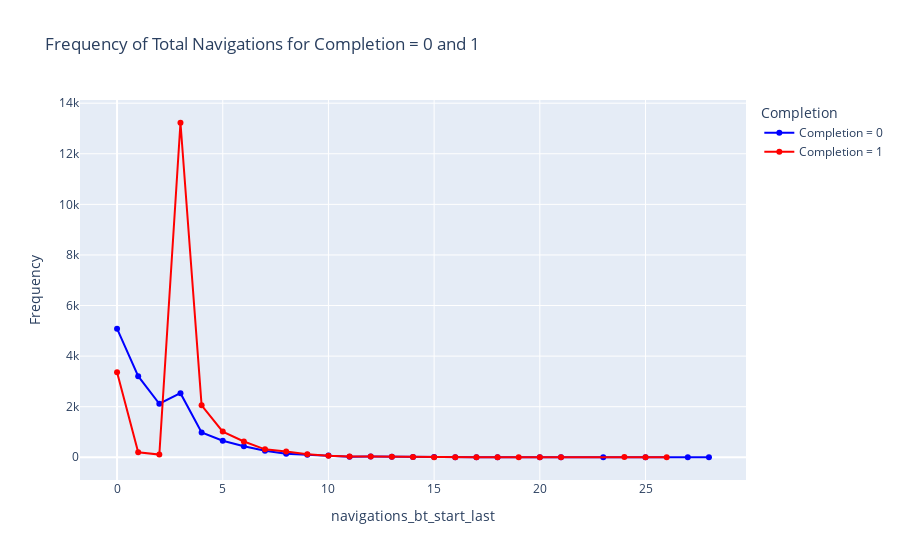

Notebook source saved alongside this figure:
### Markdown cell above
## Visualization of different parameters

### Code cell
import plotly.graph_objects as go
filtered_df = df_test_final[df_test_final['navigations_bt_start_last'] <= 30]

# Calculate the frequency of 'total_navigations' for 'completion' values 0 and 1
freq_completion_0 = filtered_df[filtered_df['completion'] == 0]['navigations_bt_start_last'].value_counts().sort_index()
freq_completion_1 = filtered_df[filtered_df['completion'] == 1]['navigations_bt_start_last'].value_counts().sort_index()

# Create a line graph
fig = go.Figure()

# Line for completion = 0
fig.add_trace(go.Scatter(
    x=freq_completion_0.index,
    y=freq_completion_0.values,
    mode='lines+markers',
    name='Completion = 0',
    line=dict(color='blue')
))

# Line for completion = 1
fig.add_trace(go.Scatter(
    x=freq_completion_1.index,
    y=freq_completion_1.values,
    mode='lines+markers',
    name='Completion = 1',
    line=dict(color='red')
))

# Update layout
fig.update_layout(
    title='Frequency of Total Navigations for Completion = 0 and 1',
    xaxis_title='navigations_bt_start_last',
    yaxis_title='Frequency',
    legend_title_text='Completion'
)

# Show the plot

### Figure 1 — Plotly figure (JSON) as saved in the notebook; plotly's stock layout.template omitted (floating-point values rounded to 4 significant figures)
{"data": [{"line": {"color": "blue"}, "mode": "lines+markers", "name": "Completion = 0", "type": "scatter", "x": [0, 1, 2, 3, 4, 5, 6, 7, 8, 9, 10, 11, 12, 13, 14, 15, 16, 17, 18, 20, 21, 23, 25, 27, 28], "y": [5085, 3208, 2116, 2535, 983, 656, 438, 255, 135, 98, 67, 25, 26, 16, 13, 8, 3, 3, 5, 2, 3, 1, 2, 2, 1]}, {"line": {"color": "red"}, "mode": "lines+markers", "name": "Completion = 1", "type": "scatter", "x": [0, 1, 2, 3, 4, 5, 6, 7, 8, 9, 10, 11, 12, 13, 14, 15, 16, 17, 18, 19, 20, 21, 24, 25, 26], "y": [3362, 196, 107, 13227, 2054, 1016, 623, 314, 231, 118, 62, 27, 29, 19, 14, 3, 4, 4, 3, 4, 2, 4, 7, 1, 1]}], "layout": {"legend": {"title": {"text": "Completion"}}, "title": {"text": "Frequency of Total Navigations for Completion = 0 and 1"}, "xaxis": {"title": {"text": "navigations_bt_start_last"}}, "yaxis": {"title": {"text": "Frequency"}}}}
